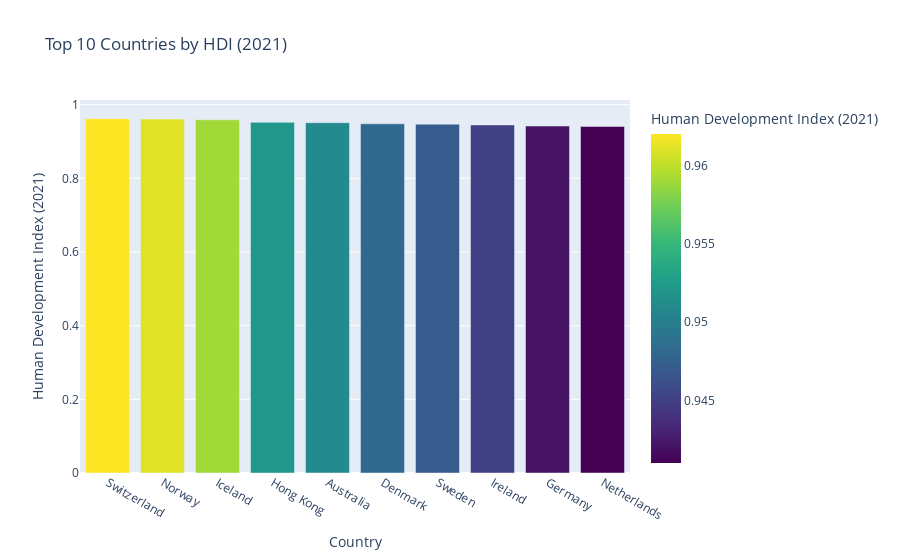

Source (notebook cell):
### Markdown cell above
# Plotly Visualization

### Code cell
# 1. Bar chart showing the top 10 countries by HDI in 2021
fig1 = px.bar(df_years.head(10), x='Country', y='Human Development Index (2021)', title='Top 10 Countries by HDI (2021)', color='Human Development Index (2021)', color_continuous_scale='Viridis')
fig1.show()

### Figure 1 — Plotly figure (JSON) as saved in the notebook; plotly's stock layout.template omitted (floating-point values rounded to 4 significant figures)
{"data": [{"alignmentgroup": "True", "hovertemplate": "Country=%{x}<br>Human Development Index (2021)=%{marker.color}<extra></extra>", "legendgroup": "", "marker": {"color": [0.962, 0.961, 0.959, 0.952, 0.951, 0.948, 0.947, 0.945, 0.942, 0.941], "coloraxis": "coloraxis", "pattern": {"shape": ""}}, "name": "", "offsetgroup": "", "orientation": "v", "showlegend": false, "textposition": "auto", "type": "bar", "x": ["Switzerland", "Norway", "Iceland", "Hong Kong", "Australia", "Denmark", "Sweden", "Ireland", "Germany", "Netherlands"], "xaxis": "x", "y": [0.962, 0.961, 0.959, 0.952, 0.951, 0.948, 0.947, 0.945, 0.942, 0.941], "yaxis": "y"}], "layout": {"barmode": "relative", "coloraxis": {"colorbar": {"title": {"text": "Human Development Index (2021)"}}, "colorscale": [[0, "#440154"], [0.1111, "#482878"], [0.2222, "#3e4989"], [0.3333, "#31688e"], [0.4444, "#26828e"], [0.5556, "#1f9e89"], [0.6667, "#35b779"], [0.7778, "#6ece58"], [0.8889, "#b5de2b"], [1, "#fde725"]]}, "legend": {"tracegroupgap": 0}, "title": {"text": "Top 10 Countries by HDI (2021)"}, "xaxis": {"anchor": "y", "domain": [0, 1], "title": {"text": "Country"}}, "yaxis": {"anchor": "x", "domain": [0, 1], "title": {"text": "Human Development Index (2021)"}}}}
